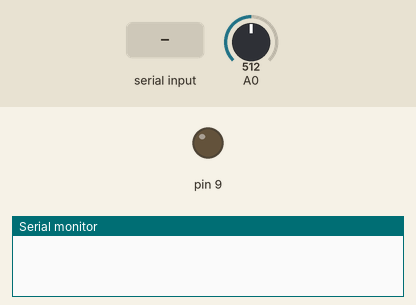
Simulated run of this sketch. Board: Arduino Uno, built with avr-gcc and run on an emulated ATmega328P. Shown: output pins drawn as LEDs (lit = HIGH), the last lines printed to the serial monitor. The inputs (shaded band) are chosen by the test bench; at power-on: A0 = 512.

Above: at 1.2 s.
1.3 s: "b" received over Serial
At 2.4 s:
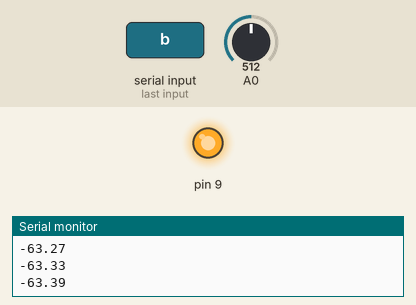
3.0 s: "q" received over Serial
At 4.3 s:
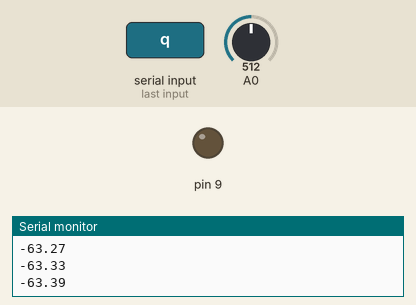
Timing chart, 0 to 6.0 s (numbered marks = the images above; inputs shaded):
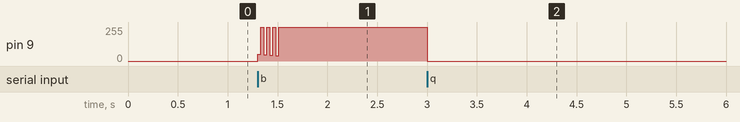

The sketch:

controlador.ino
```cpp
// Timer frequency = 10 kHz
// Timer period = 1.0e-4 s = 100 us

// dominant pole: s = -355.196886
// ts = 0.01126136

// pwm frequency = 31372.55 Hz
// pwm period = 31.875 us

const int BATCH_SIZE = 200;
int y[BATCH_SIZE] = {};
float u[BATCH_SIZE] = {};

int perturb = 1;

const bool DEBUG = false;

char timer_count = 0;
bool send_serial = false;
bool on = false;
uint16_t sample_count = 0;

float ref =2.5, e=0, eant=0, i=0, d=0;

#define KP 1.143677268970767
#define KI 0.4913055708142872
#define KD 0.0964895917972739

/* #define KD -0.34313250699481657 */
/* #define KI 1.2135917662606848 */
/* #define KP 1.7358097748380037 */


/* #define KD -0.13315503221689973 */
/* #define KI 0.8123151004689042 */
/* #define KP 1.4963652401153276 */


/* #define KD -0.13315503221689973 */
/* #define KI 0.8123151004689042 */
/* #define KP 1.4963652401153276 */

/* #define KP 0.677745861404204 */
/* #define KI 0.25056317729683636 */
/* #define KD 0.3458013650477928 */

char received_from_serial = '0';

void send_samples()
{
    int i=0;
    for (i=0; i < BATCH_SIZE; i++){
        Serial.println(y[i]);
    }
    Serial.println("inputs");
    for (int i=0; i < BATCH_SIZE; i++)
        Serial.println(u[i]);
}

ISR(TIMER2_COMPA_vect)
{
    timer_count++;
    if (timer_count>10)
    {
        timer_count=0;

        if(on)
        {
            eant = e;
            y[sample_count] = analogRead(A0);
            e = ref - (float)y[sample_count]*5.0/1023.0;
            i = e + i;
            d = e - eant;
            u[sample_count] = 255.0*(perturb + (KP*e + KI*i + KD*d))/5.0;
            if (u[sample_count]>255)
                u[sample_count] = 255;
            analogWrite(9, u[sample_count]);
            sample_count ++;
            if ((sample_count % 25) == 0)
                perturb *= -1;
            if (sample_count == BATCH_SIZE)
            {
                sample_count=0;
                send_serial = true;
                on = false;
            }
        }
    }
}

void setup() {
    Serial.begin(115200);
    // Timer secrets: https://playground.arduino.cc/Main/TimerPWMCheatsheet
    // https://www.arduino.cc/reference/en/language/functions/analog-io/analogwrite/
    TCCR1B = (TCCR1B & 0b11111000) | 0x01;

    //set timer2 interrupt at 8kHz
    TCCR2A = 0; TCCR2B = 0; TCNT2  = 0;
    // set compare match register for 10khz increments
    OCR2A = 199;// = (16*10^6) / (10e3*8) - 1 (must <256)
    // turn on CTC mode, Set CS21 bit for 8 prescaler
    TCCR2A |= (1 << WGM21); TCCR2B |= (1 << CS21);
    // enable timer compare interrupt
    TIMSK2 |= (1 << OCIE2A);

    analogWrite(9, 0);
}
void loop() {

    if (send_serial == true)
    {
        on = false;
        send_serial = false;
        send_samples();
    }

    if (Serial.available()){
        received_from_serial = Serial.read();
        switch (received_from_serial){
            case 'b':
                on = true;
                break;
            case 'q':
                on = false;
                analogWrite(9, 0);
                break;
        }
        received_from_serial = '0';
    }
}
```

Measured:
- after the input at 3.0 s, pin 9: 255/255 → 0/255 at once
